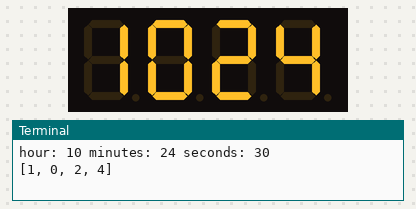
Simulated run of this program. Board: Raspberry Pi (BCM pin numbers). Shown: 4-digit seven-segment display, the last lines printed to the terminal. The clock reads 2024-03-15 10:24:30 at power-on unless the program sets it; library files of the repository ran but are not shown: tm1637.py.

Above: at 0.1 s.
At 63.3 s:
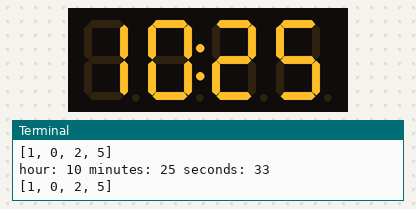
At 128.6 s:
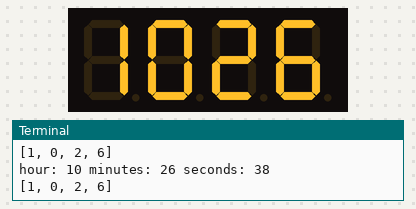

The program:

prac2_7seg_systime.py
```python
import sys
import time
import datetime
import RPi.GPIO as GPIO
import tm1637
'''CLK->GPIO23(Pin 16)
DIO->GOPIO24(PIN 18)'''
display=tm1637.TM1637(23,24,tm1637.BRIGHT_TYPICAL)
display.Clear()
display.SetBrightnes(1)
while(True):
    now=datetime.datetime.now()
    hour=now.hour
    minute=now.minute
    seconds=now.second
    print("hour:",hour ,"minutes:",minute,"seconds:",seconds)
    currenttime=[int(hour/10),hour%10,int(minute/10), minute%10]
    print(currenttime)
    display.Show(currenttime)
    display.ShowDoublepoint(seconds%2)
    time.sleep(1)
    
```
